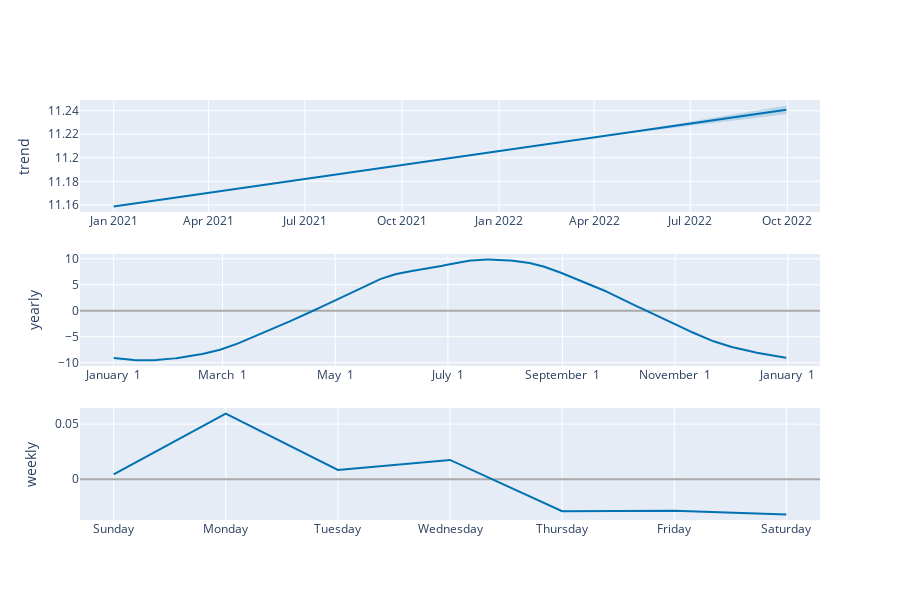

Notebook code for this chart:
### Code cell
plot_components_plotly(m, prediction)

### Figure 1 — Plotly figure (JSON) as saved in the notebook; plotly's stock layout.template omitted (floating-point values rounded to 4 significant figures; data arrays with more than 128 entries replaced by an {"elided": "..."} marker saying what was removed)
{"data": [{"line": {"color": "#0072B2", "width": 2}, "mode": "lines", "name": "trend", "type": "scatter", "x": {"elided": "638 str values"}, "xaxis": "x", "y": {"elided": "638 float values"}, "yaxis": "y"}, {"line": {"color": "rgba(0, 114, 178, 0.2)", "width": 0}, "mode": "lines", "name": "trend_upper", "type": "scatter", "x": {"elided": "638 str values"}, "xaxis": "x", "y": {"elided": "638 float values"}, "yaxis": "y"}, {"fill": "tonexty", "fillcolor": "rgba(0, 114, 178, 0.2)", "line": {"color": "rgba(0, 114, 178, 0.2)", "width": 0}, "mode": "lines", "name": "trend_lower", "type": "scatter", "x": {"elided": "638 str values"}, "xaxis": "x", "y": {"elided": "638 float values"}, "yaxis": "y"}, {"line": {"color": "#0072B2", "width": 2}, "mode": "lines", "name": "yearly", "type": "scatter", "x": {"elided": "365 str values"}, "xaxis": "x2", "y": {"elided": "365 float values"}, "yaxis": "y2"}, {"line": {"color": "#0072B2", "width": 2}, "mode": "lines", "name": "weekly", "type": "scatter", "x": ["2017-01-01T00:00:00", "2017-01-02T00:00:00", "2017-01-03T00:00:00", "2017-01-04T00:00:00", "2017-01-05T00:00:00", "2017-01-06T00:00:00", "2017-01-07T00:00:00"], "xaxis": "x3", "y": [0.004313, 0.05961, 0.008452, 0.01751, -0.02909, -0.02879, -0.032], "yaxis": "y3"}], "layout": {"height": 600, "showlegend": false, "width": 900, "xaxis": {"anchor": "y", "domain": [0, 1], "range": ["2020-11-30T03:36:00", "2022-10-31T20:24:00"], "type": "date"}, "xaxis2": {"anchor": "y2", "domain": [0, 1], "range": ["2016-12-13T18:54:02.958904115", "2018-01-18T11:04:57.863013581"], "tickformat": "%B %e", "type": "date"}, "xaxis3": {"anchor": "y3", "domain": [0, 1], "range": ["2016-12-31T16:48:00", "2017-01-07T07:12:00"], "tickformat": "%A", "type": "date"}, "yaxis": {"anchor": "x", "domain": [0.7333, 1], "rangemode": "normal", "title": {"text": "trend"}, "zerolinecolor": "#AAA"}, "yaxis2": {"anchor": "x2", "domain": [0.3667, 0.6333], "title": {"text": "yearly"}, "zerolinecolor": "#AAA"}, "yaxis3": {"anchor": "x3", "domain": [0, 0.2667], "title": {"text": "weekly"}, "zerolinecolor": "#AAA"}}}
